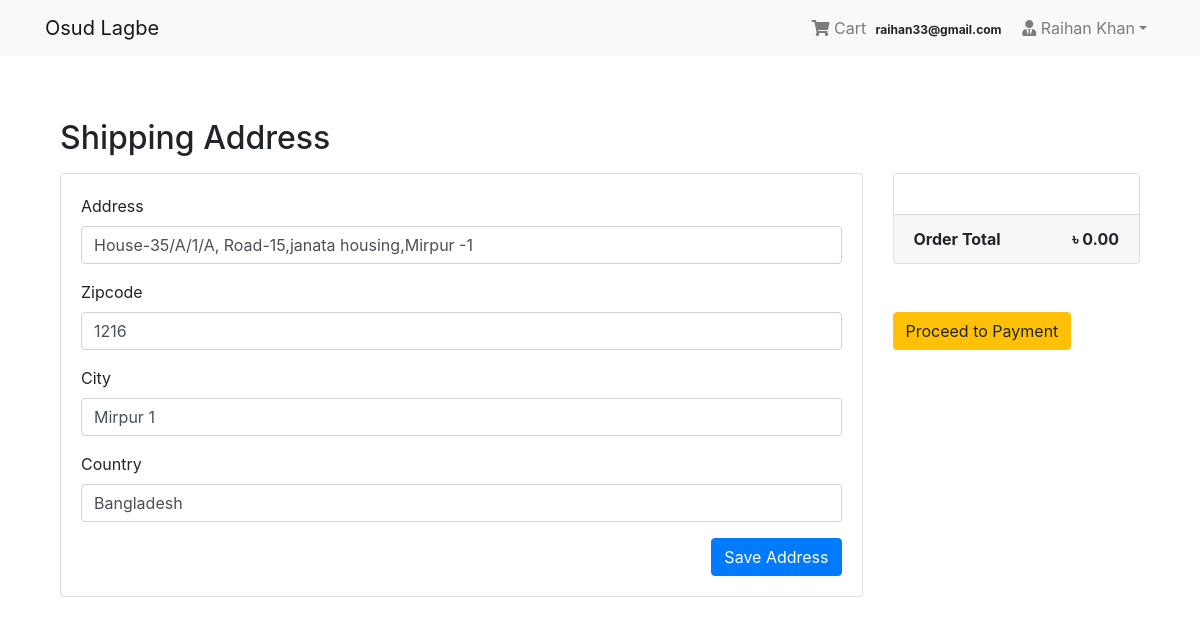
The app's page /payment/checkout/ (signed in) with its own data.
### login_app/models.py (models this page shows, shortened)
class User(AbstractBaseUser, PermissionsMixin):
    email = models.EmailField(unique=True, null=False)
    is_staff = models.BooleanField(
        gettext_lazy('staff status'),
        default = False,
        help_text = gettext_lazy('Designates whether the user can log in the site')
    )
    is_active = models.BooleanField(
        gettext_lazy('active'),
        help_text = gettext_lazy('Designates whether the user is an active user or not. Unselect this instead of deleting the account')
    )
    USERNAME_FIELD = 'email'
    objects = MyUserManager()
    def __str__(self):
        return self.email

class Profile(models.Model):
    user = models.OneToOneField(User, on_delete=models.CASCADE, related_name='profile')
    username = models.CharField(max_length=264, blank=True)
    fullname = models.CharField(max_length=264,blank=True)
    address = models.TextField(max_length=300,blank=True)
    city = models.CharField(max_length=50,blank=True)
    zipcode = models.CharField(max_length=10,blank=True)
    country = models.CharField(max_length=50,blank=True)
    phone = models.CharField(max_length=20, blank=True)
    date_joined = models.DateTimeField(auto_now_add=True)

### payment_app/models.py (models this page shows)
class BillingAddress(models.Model):
    user = models.ForeignKey(settings.AUTH_USER_MODEL, on_delete=models.CASCADE)
    address = models.CharField(max_length=264, blank=True)
    zipcode = models.CharField(max_length=10, blank=True)
    city = models.CharField(max_length=30, blank=True)
    country = models.CharField(max_length=20, blank=True)
    def __str__(self):
        return f'{self.user.profile.username} billing address'
    def is_fully_filled(self):
        field_names = [f.name for f in self._meta.get_fields()]
        for field_name in field_names:
            value = getattr(self, field_name)
            if value is None or value=='':
                return False
        return True
    class Meta:
        verbose_name_plural = "Billing Addresses"

### payment_app/views.py (the view)
# urls.py: path('checkout/',views.checkout,name='checkout'),
@login_required
def checkout(request):
    saved_address = BillingAddress.objects.get_or_create(user=request.user)
    saved_address = saved_address[0]
    print(saved_address)
    form = BillingForm(instance=saved_address)
    if request.method == "POST":
        form = BillingForm(request.POST, instance=saved_address)
        if form.is_valid():
            form.save()
            form = BillingForm(instance=saved_address)
            messages.success(request, f"Shipping Address Saved!")
    order_qs = Order.objects.filter(user=request.user, ordered=False)
    order_items = order_qs[0].orderitem.all()
    order_total = order_qs[0].get_totals()
    return render(request, 'payment_templates/checkout.html', context={"form":form, "order_items":order_items, "order_total":order_total, "saved_address":saved_address})

### payment_app/forms.py
class BillingForm(forms.ModelForm):
    class Meta:
        model = BillingAddress
        fields = ['address', 'zipcode', 'city', 'country']

### order_app/models.py (called while the page is built)
    def get_totals(self):
        total = 0
        for order_item in self.orderitem.all():
            total += float(order_item.get_total())
        return total

### templates/payment_templates/checkout.html (shortened to what this page needs)
{% extends 'base.html' %}
{% load crispy_forms_tags %}
{% block content %}
<div class="container mt-5">
  <h2 class="mb-3">
    Shipping Address
  </h2>
  <div class="row">
    <div class="col-md-9">
      <div class="card mb-5" style="height: auto">
        <div class="card-body">
          <form method="POST">
            {{form|crispy}}
            <button type="submit" class="btn btn-primary float-right">Save Address</button>
          </form>
        </div>
      </div>
    </div>
    <div class="col-md-3">
      <div class="card" style="height:auto">
        <div class="card-body">
        </div>
        <div class="card-footer">
          <span class="float-left"><b>Order Total</b></span>
          <span class="float-right"><b>&#2547; {{order_total|floatformat:2}}</b></span>
        </div>
      </div>
      <br>
      <br>
      {% if saved_address.is_fully_filled %}
      <a href="{% url 'payment_app:payment' %}" class="btn btn-warning btn-md">Proceed to Payment</a>
      {% else %}
      <div class="alert alert-info">
        <p>Please fill up all the information to make payment.</p>
      </div>
      {% endif %}
    </div>
  </div>
</div>
{% endblock %}

### templates/navbar.html (shortened to what this page needs)
<nav class="navbar navbar-expand-lg navbar-light bg-light">
  <div class="container">
    <a class="navbar-brand" href="{% url 'store_app:home' %}">Osud Lagbe</a>
    <div class="collapse navbar-collapse" id="navbarNav">
      <ul class="navbar-nav ml-auto">
        {% if request.user.is_authenticated %}
        <li class="nav-item">
          <a href="{% url 'order_app:cart' %}" class="nav-link">
              <i class="fa fa-shopping-cart"></i> Cart
              <span class="badge badge-light">{{ request.user}}</span>
          </a>
        </li>
        <li class="nav-item dropdown">
          <a class="nav-link dropdown-toggle" href="#" id="navbarDropdown" role="button" data-toggle="dropdown" aria-haspopup="true" aria-expanded="false"><i class="fas fa-user-tie"></i> {{request.user.profile.username}}</a>
        </li>
        {% else %}
        <li class="nav-item">
          <a href="{% url 'login_app:login' %}" class="btn btn-primary">Login</a>
        </li>
        {% endif %}
      </ul>
    </div>
  </div>
</nav>

### templates/base.html (style rules this page uses)
.card { height: 350px; }

### records on screen
User: user "raihan33@gmail.com", user.profile.username "Raihan Khan"
BillingAddress: address "House-35/A/1/A, Road-15,janata housing,Mirpur -1", zipcode "1216", city "Mirpur 1", country "Bangladesh"

### other values on screen
{{ order_total|floatformat:2 }} "0.00"
